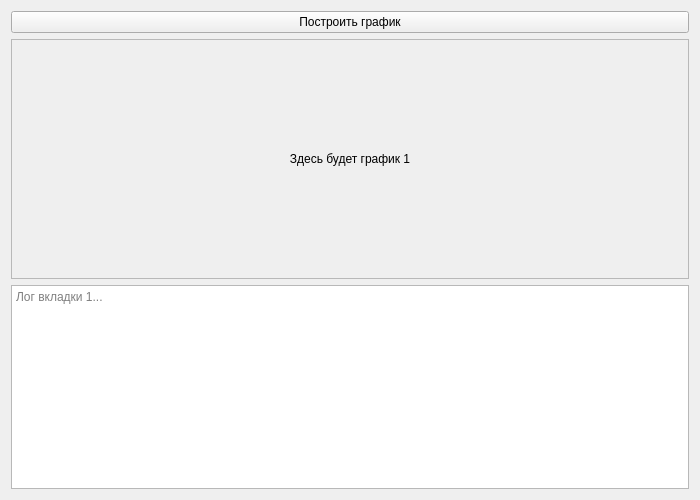
<?xml version="1.0" encoding="UTF-8"?>
<ui version="4.0">
 <class>TelemetryChartsTabWidget</class>
 <widget class="QWidget" name="TelemetryChartsTabWidget">
  <property name="geometry">
   <rect>
    <x>0</x>
    <y>0</y>
    <width>700</width>
    <height>500</height>
   </rect>
  </property>
  <layout class="QVBoxLayout" name="verticalLayoutRoot">
   <item>
    <layout class="QHBoxLayout" name="horizontalLayoutCounter">
     <item>
      <widget class="QPushButton" name="buttonRebuildPlot">
       <property name="text">
        <string>Построить график</string>
       </property>
      </widget>
     </item>
    </layout>
   </item>
   <item>
    <widget class="QFrame" name="framePlotArea">
     <property name="frameShape">
      <enum>QFrame::Shape::StyledPanel</enum>
     </property>
     <layout class="QVBoxLayout" name="verticalLayoutPlot">
      <item>
       <widget class="QLabel" name="labelPlotState">
        <property name="minimumSize">
         <size>
          <width>0</width>
          <height>220</height>
         </size>
        </property>
        <property name="text">
         <string>Здесь будет график 1</string>
        </property>
        <property name="alignment">
         <set>Qt::AlignmentFlag::AlignCenter</set>
        </property>
       </widget>
      </item>
     </layout>
    </widget>
   </item>
   <item>
    <widget class="QPlainTextEdit" name="plainTextEditLog">
     <property name="readOnly">
      <bool>true</bool>
     </property>
     <property name="placeholderText">
      <string>Лог вкладки 1...</string>
     </property>
    </widget>
   </item>
  </layout>
 </widget>
 <resources/>
 <connections/>
</ui>
